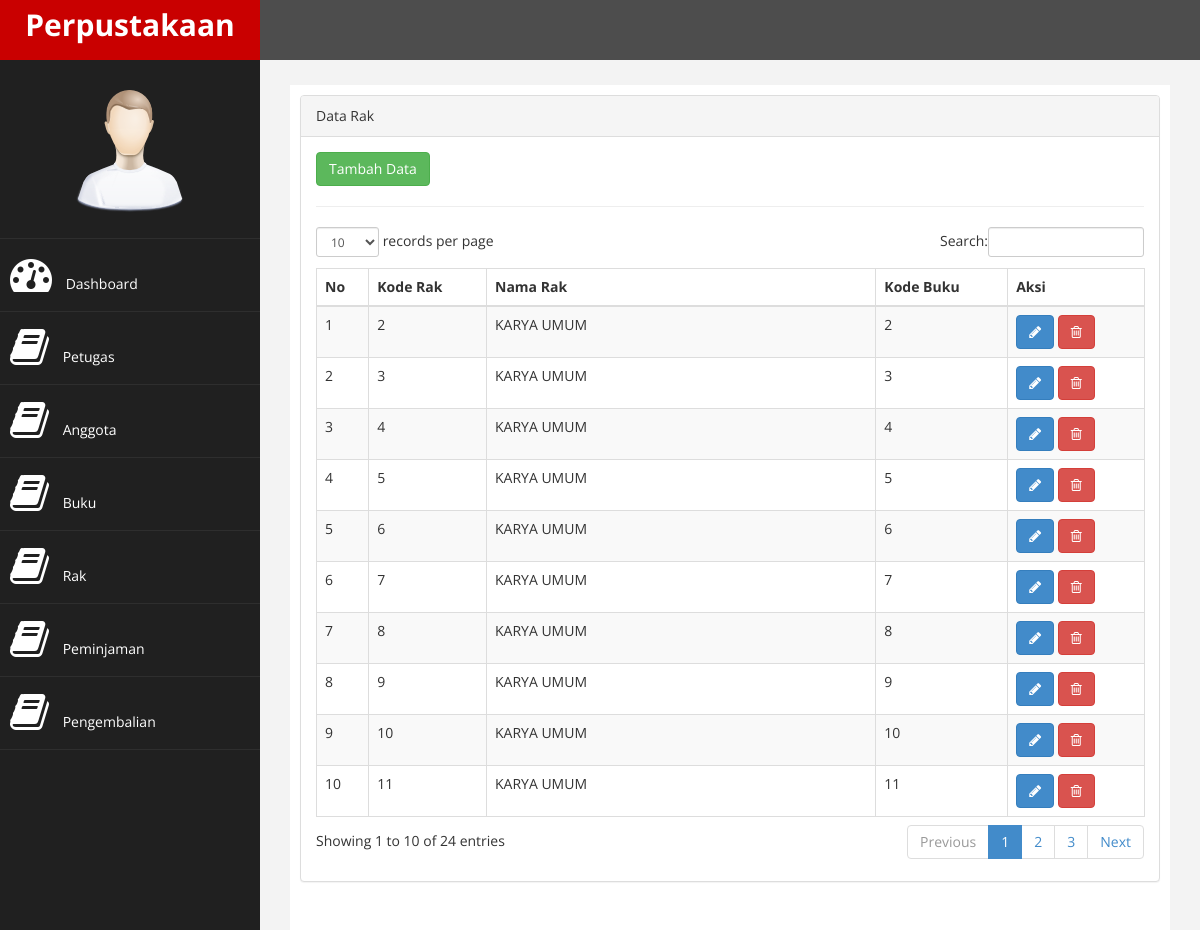
Page /?page=rak on the committed database.
### tables this page shows
CREATE TABLE `rak` (
  `kode_rak` int(11) NOT NULL,
  `nama_rak` varchar(50) NOT NULL,
  `kode_buku` int(11) NOT NULL
);

### page/rak/rak.php (the view, shortened to what this page needs)
<div class="row">
                <div class="col-md-12">
                    <div class="panel panel-default">
                        <div class="panel-heading">
                             Data Rak
                        </div>
                        <div class="panel-body">
                        <a href="?page=rak&aksi=tambah" class="btn btn-success">Tambah Data</a>
                            <div class="table-responsive">
                                <table class="table table-striped table-bordered table-hover" id="dataTables-example">
                                    <thead>
                                        <tr>
                                            <th>No</th>
                                            <th>Kode Rak</th>
                                            <th>Nama Rak</th>
                                            <th>Kode Buku</th>
                                            <th>Aksi</th>
                                        </tr>
                                    </thead>
                                    <tbody>
                                        <?php
                                            $no = 1;
                                            $sql = $koneksi->query("select  * from rak" );
                                            while ($data=$sql->fetch_assoc()) {
                                        ?>
                                        <tr>
                                            <td><?php echo $no++;?></td>
                                            <td><?php echo $data['kode_rak'];?></td>
                                            <td><?php echo $data['nama_rak'];?></td>
                                            <td><?php echo $data['kode_buku'];?></td>
                                            <td>
                                                <a href="?page=rak&aksi=ubah&kode_rak=<?= $data['kode_rak']?>" class="btn btn-primary" title="Ubah"><span class="fa fa-pencil"></span></a>
                                                <a href="?page=rak&aksi=hapus&kode_rak=<?= $data['kode_rak']?>" class="btn btn-danger" title="Hapus"><span class="fa fa-trash-o"></span></a>
                                            </td>
                                        </tr>
                                        <?php } ?>

### assets/css/custom.css (style rules this page uses)
body { font-family: 'Open Sans', sans-serif; }

### rows in the picture
rak: kode_rak "2", nama_rak "KARYA UMUM", kode_buku "2"
rak: kode_rak "3", nama_rak "KARYA UMUM", kode_buku "3"
rak: kode_rak "4", nama_rak "KARYA UMUM", kode_buku "4"
rak: kode_rak "5", nama_rak "KARYA UMUM", kode_buku "5"
rak: kode_rak "6", nama_rak "KARYA UMUM", kode_buku "6"
rak: kode_rak "7", nama_rak "KARYA UMUM", kode_buku "7"
rak: kode_rak "8", nama_rak "KARYA UMUM", kode_buku "8"
rak: kode_rak "9", nama_rak "KARYA UMUM", kode_buku "9"
rak: kode_rak "10", nama_rak "KARYA UMUM", kode_buku "10"
rak: kode_rak "11", nama_rak "KARYA UMUM", kode_buku "11"
